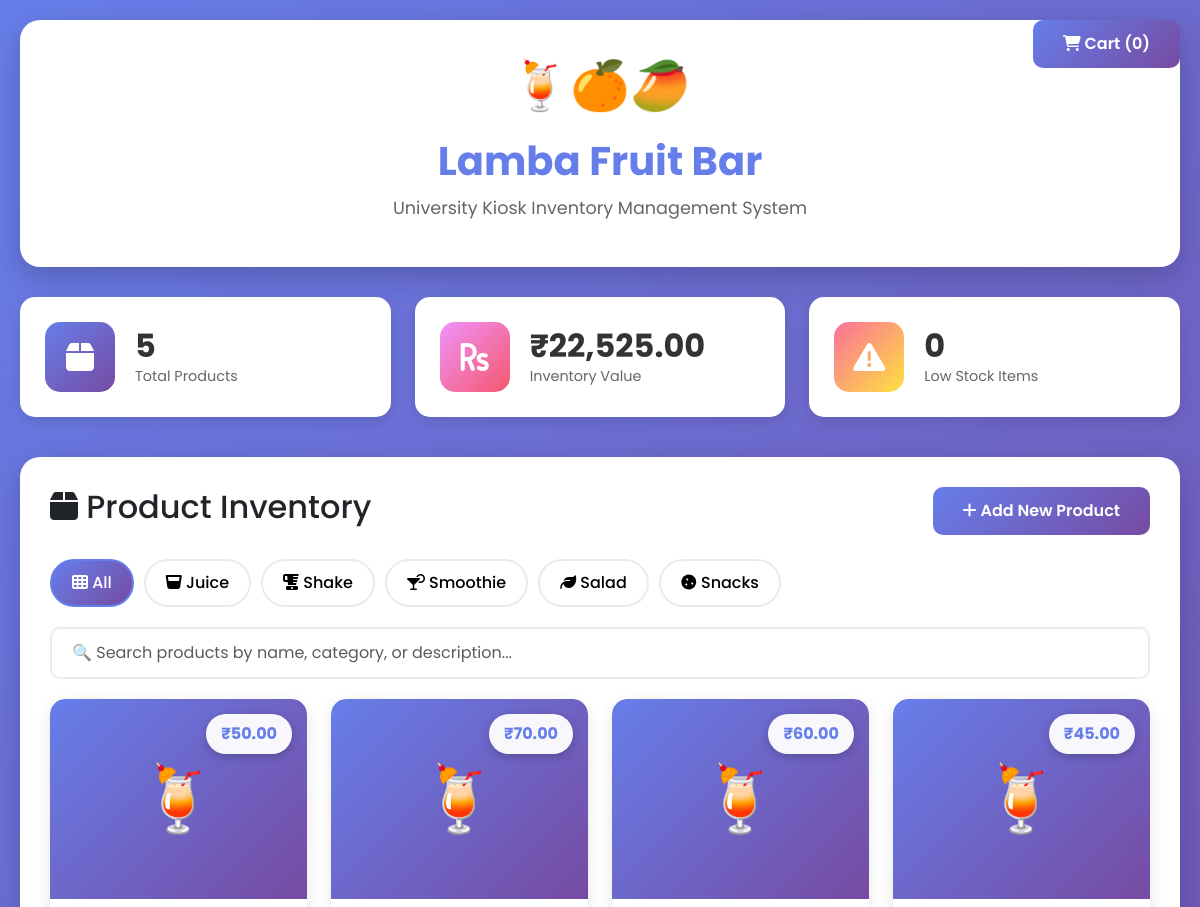
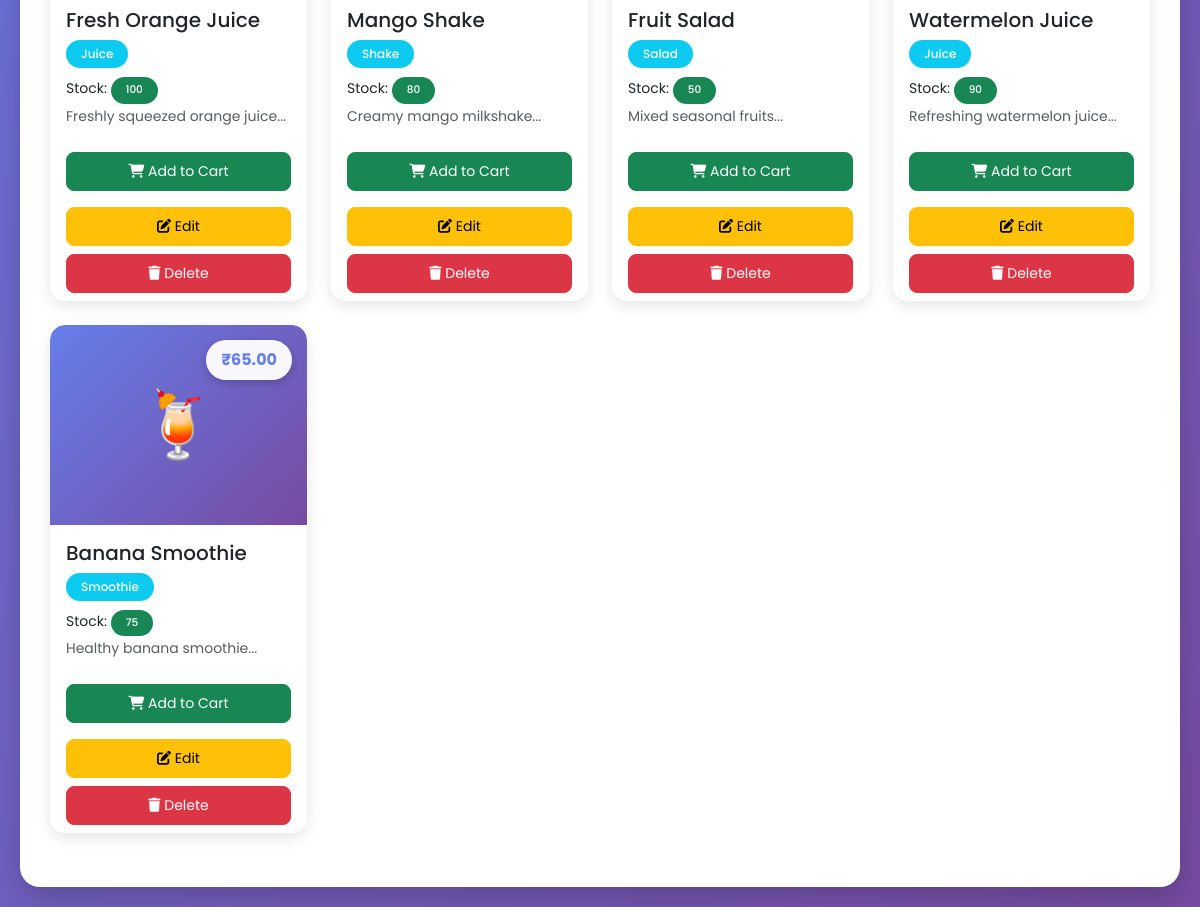
The page / on the database its author committed (2 pictures, top to bottom).
### tables this page shows
CREATE TABLE products (
    id INT AUTO_INCREMENT PRIMARY KEY,
    product_name VARCHAR(100) NOT NULL,
    category VARCHAR(50) NOT NULL,
    price DECIMAL(10,2) NOT NULL,
    quantity INT NOT NULL,
    description TEXT,
    image_url VARCHAR(255),
    created_at TIMESTAMP DEFAULT CURRENT_TIMESTAMP,
    updated_at TIMESTAMP DEFAULT CURRENT_TIMESTAMP ON UPDATE CURRENT_TIMESTAMP
);

### models/product.php (called while the page is built, shortened)
<?php
class Product {
    private $conn;
    private $table_name = "products";
    public function __construct($db) {
        $this->conn = $db;
    }
    public function read() {
        $query = "SELECT * FROM " . $this->table_name . " ORDER BY created_at DESC";
        $stmt = $this->conn->prepare($query);
        $stmt->execute();
        return $stmt;
    }
}
?>

### index.php (the view, shortened to what this page needs)
<?php
include_once 'models/Product.php';
$database = new Database();
$db = $database->getConnection();
$product = new Product($db);
?>
<!DOCTYPE html>
<html lang="en">
<head>
    <link href="https://cdn.jsdelivr.net/npm/bootstrap@5.3.0/dist/css/bootstrap.min.css" rel="stylesheet">
    <link rel="stylesheet" href="https://cdnjs.cloudflare.com/ajax/libs/font-awesome/6.4.0/css/all.min.css">
</head>
<body>
    <div class="main-container">
        <div class="header">
            <div class="logo">🍹🍊🥭</div>
            <h1>Lamba Fruit Bar</h1>
            <p>University Kiosk Inventory Management System</p>
            <a href="cart.php" class="btn btn-primary" style="position: absolute; top: 20px; right: 20px;">
                <i class="fas fa-shopping-cart"></i> Cart
                <?php
                $cart_count = isset($_SESSION['cart']) ? array_sum($_SESSION['cart']) : 0;
                echo "({$cart_count})";
                ?>
            </a>
        </div>
        <div class="row mb-4">
            <?php
            $stmt_stats = $product->read();
            $total_products = $stmt_stats->rowCount();
            $stmt_value = $db->query("SELECT SUM(price * quantity) as total_value FROM products");
            $total_value = $stmt_value->fetch(PDO::FETCH_ASSOC)['total_value'];
            $stmt_low = $db->query("SELECT COUNT(*) as low_stock FROM products WHERE quantity < 20");
            $low_stock = $stmt_low->fetch(PDO::FETCH_ASSOC)['low_stock'];
            $stmt = $product->read();
            ?>
            <div class="col-md-4 mb-3">
                <div class="stat-card">
                    <div class="stat-icon" style="background: linear-gradient(135deg, #667eea 0%, #764ba2 100%);">
                        <i class="fas fa-box"></i>
                    </div>
                    <div class="stat-info">
                        <h3><?php echo $total_products; ?></h3>
                        <p>Total Products</p>
                    </div>
                </div>
            </div>
            <div class="col-md-4 mb-3">
                <div class="stat-card">
                    <div class="stat-icon" style="background: linear-gradient(135deg, #f093fb 0%, #f5576c 100%);">
                        <i class="fas fa-rupee-sign"></i>
                    </div>
                    <div class="stat-info">
                        <h3>₹<?php echo number_format($total_value, 2); ?></h3>
                        <p>Inventory Value</p>
                    </div>
                </div>
            </div>
            <div class="col-md-4 mb-3">
                <div class="stat-card">
                    <div class="stat-icon" style="background: linear-gradient(135deg, #fa709a 0%, #fee140 100%);">
                        <i class="fas fa-exclamation-triangle"></i>
                    </div>
                    <div class="stat-info">
                        <h3><?php echo $low_stock; ?></h3>
                        <p>Low Stock Items</p>
                    </div>
                </div>
            </div>
        </div>
        <div class="content-wrapper">
            <div class="d-flex justify-content-between align-items-center mb-4">
                <h2><i class="fas fa-box"></i> Product Inventory</h2>
                <button class="btn btn-primary" data-bs-toggle="modal" data-bs-target="#addProductModal">
                    <i class="fas fa-plus"></i> Add New Product
                </button>
            </div>
            <div class="category-filters">
                <button class="filter-btn active" data-category="all">
                    <i class="fas fa-th"></i> All
                </button>
                <button class="filter-btn" data-category="juice">
                    <i class="fas fa-glass-whiskey"></i> Juice
                </button>
                <button class="filter-btn" data-category="shake">
                    <i class="fas fa-blender"></i> Shake
                </button>
                <button class="filter-btn" data-category="smoothie">
                    <i class="fas fa-cocktail"></i> Smoothie
                </button>
                <button class="filter-btn" data-category="salad">
                    <i class="fas fa-leaf"></i> Salad
                </button>
                <button class="filter-btn" data-category="snacks">
                    <i class="fas fa-cookie"></i> Snacks
                </button>
            </div>
            <div class="search-box">
                <input type="text" class="form-control" id="searchInput" placeholder="🔍 Search products by name, category, or description...">
            </div>
            <div class="row" id="productsGrid">
                <?php
                $num = $stmt->rowCount();
                if($num > 0) {
                    while($row = $stmt->fetch(PDO::FETCH_ASSOC)) {
                        extract($row);
                        ?>
                        <div class="col-md-6 col-lg-4 col-xl-3 mb-4 product-card" data-name="<?php echo strtolower($product_name); ?>" data-category="<?php echo strtolower($category); ?>" data-description="<?php echo strtolower($description); ?>">
                            <div class="card h-100">
                                <div class="price-badge">₹<?php echo number_format($price, 2); ?></div>
                                <?php if(!empty($image_url)): ?>
                                    <img src="<?php echo htmlspecialchars($image_url); ?>" class="card-img-top" alt="<?php echo htmlspecialchars($product_name); ?>" style="height: 200px; object-fit: cover;">
                                <?php else: ?>
                                    <div class="product-image-placeholder">🍹</div>
                                <?php endif; ?>
                                <div class="card-body">
                                    <h5 class="card-title"><?php echo htmlspecialchars($product_name); ?></h5>
                                    <p class="card-text">
                                        <span class="badge bg-info mb-2"><?php echo htmlspecialchars($category); ?></span><br>
                                        <small>Stock:
                                            <?php if($quantity < 20): ?>
                                                <span class="badge bg-danger"><?php echo $quantity; ?></span>
                                            <?php else: ?>
                                                <span class="badge bg-success"><?php echo $quantity; ?></span>
                                            <?php endif; ?>
                                        </small><br>
                                        <small class="text-muted"><?php echo htmlspecialchars(substr($description, 0, 60)); ?>...</small>
                                    </p>
                                </div>
                                <div class="card-footer bg-white border-0">
                                    <form method="POST" action="cart.php" class="mb-2">
                                        <button type="submit" name="add_to_cart" class="btn btn-success btn-sm w-100 mb-2">
                                            <i class="fas fa-shopping-cart"></i> Add to Cart
                                        </button>
                                    </form>
                                    <button class="btn btn-warning btn-sm w-100 mb-2" onclick="editProduct(<?php echo $id; ?>)" data-bs-toggle="modal" data-bs-target="#editProductModal">
                                        <i class="fas fa-edit"></i> Edit
                                    </button>
                                    <button class="btn btn-danger btn-sm w-100" onclick="deleteProduct(<?php echo $id; ?>)">
                                        <i class="fas fa-trash"></i> Delete
                                    </button>
                                </div>
                            </div>
                        </div>
                        <?php
                    }
                } else {
                    echo "<div class='col-12 text-center'><p>No products found. Add your first product!</p></div>";
                }
                ?>
            </div>
        </div>
    </div>
</body>
</html>

### index.php (style rules this page uses)
* { margin: 0; padding: 0; box-sizing: border-box; }
body { font-family: 'Poppins', sans-serif; background: linear-gradient(135deg, #667eea 0%, #764ba2 100%); min-height: 100vh; padding: 20px; }
.main-container { max-width: 1400px; margin: 0 auto; }
.header { background: white; padding: 30px; border-radius: 20px; box-shadow: 0 10px 30px rgba(0,0,0,0.2); margin-bottom: 30px; text-align: center; }
.header h1 { color: #667eea; font-weight: 700; margin-bottom: 10px; font-size: 2.5rem; }
.header p { color: #666; font-size: 1.1rem; }
.logo { font-size: 3rem; margin-bottom: 15px; }
.content-wrapper { background: white; border-radius: 20px; box-shadow: 0 10px 30px rgba(0,0,0,0.2); padding: 30px; }
.stat-card { background: white; border-radius: 15px; padding: 25px; display: flex; align-items: center; gap: 20px; box-shadow: 0 5px 15px rgba(0,0,0,0.1); transition: all 0.3s; }
.stat-icon { width: 70px; height: 70px; border-radius: 15px; display: flex; align-items: center; justify-content: center; font-size: 2rem; color: white; }
.stat-info h3 { margin: 0; font-size: 2rem; font-weight: 700; color: #333; }
.stat-info p { margin: 0; color: #666; font-size: 0.9rem; }
.category-filters { display: flex; gap: 10px; flex-wrap: wrap; margin-bottom: 20px; }
.filter-btn { padding: 10px 20px; border: 2px solid #e9ecef; background: white; border-radius: 25px; cursor: pointer; transition: all 0.3s; font-weight: 500; }
.filter-btn.active { background: linear-gradient(135deg, #667eea 0%, #764ba2 100%); color: white; border-color: #667eea; }
.btn-primary { background: linear-gradient(135deg, #667eea 0%, #764ba2 100%); border: none; padding: 12px 30px; border-radius: 10px; font-weight: 600; transition: all 0.3s; }
.card { border-radius: 15px; border: none; box-shadow: 0 5px 15px rgba(0,0,0,0.1); transition: all 0.4s cubic-bezier(0.175, 0.885, 0.32, 1.275); overflow: hidden; position: relative; }
.card::before { content: ''; position: absolute; top: 0; left: -100%; width: 100%; height: 100%; background: linear-gradient(90deg, transparent, rgba(255,255,255,0.3), transparent); transition: 0.5s; z-index: 1; }
.price-badge { position: absolute; top: 15px; right: 15px; background: rgba(255, 255, 255, 0.95); padding: 8px 15px; border-radius: 20px; font-weight: 700; color: #667eea; box-shadow: 0 3px 10px rgba(0,0,0,0.2); z-index: 10; }
.form-control, .form-select { border-radius: 10px; border: 2px solid #e9ecef; padding: 12px; transition: all 0.3s; }
.badge { padding: 8px 15px; border-radius: 20px; font-weight: 500; }
.btn-sm { padding: 8px 15px; border-radius: 8px; font-size: 0.875rem; }
.search-box { margin-bottom: 20px; }
.search-box input { border-radius: 10px; padding: 12px 20px; border: 2px solid #e9ecef; }
.product-image-placeholder { height: 200px; background: linear-gradient(135deg, #667eea 0%, #764ba2 100%); display: flex; align-items: center; justify-content: center; font-size: 4rem; border-radius: 15px 15px 0 0; }
.product-card { animation: fadeIn 0.6s ease-out; }
.product-card:nth-child(1) { animation-delay: 0.1s; }
.product-card:nth-child(2) { animation-delay: 0.2s; }
.product-card:nth-child(3) { animation-delay: 0.3s; }
.product-card:nth-child(4) { animation-delay: 0.4s; }
.product-card:nth-child(5) { animation-delay: 0.5s; }

### rows shown on the page
products: price "50.00", product_name "Fresh Orange Juice", category "Juice", quantity "100", description "Freshly squeezed orange juice"
products: price "70.00", product_name "Mango Shake", category "Shake", quantity "80", description "Creamy mango milkshake"
products: price "60.00", product_name "Fruit Salad", category "Salad", quantity "50", description "Mixed seasonal fruits"
products: price "45.00", product_name "Watermelon Juice", category "Juice", quantity "90", description "Refreshing watermelon juice"
products: price "65.00", product_name "Banana Smoothie", category "Smoothie", quantity "75", description "Healthy banana smoothie"

### other values the page prints
$cart_count "0"
$total_products "5"
$total_value "22,525.00"
$low_stock "0"
